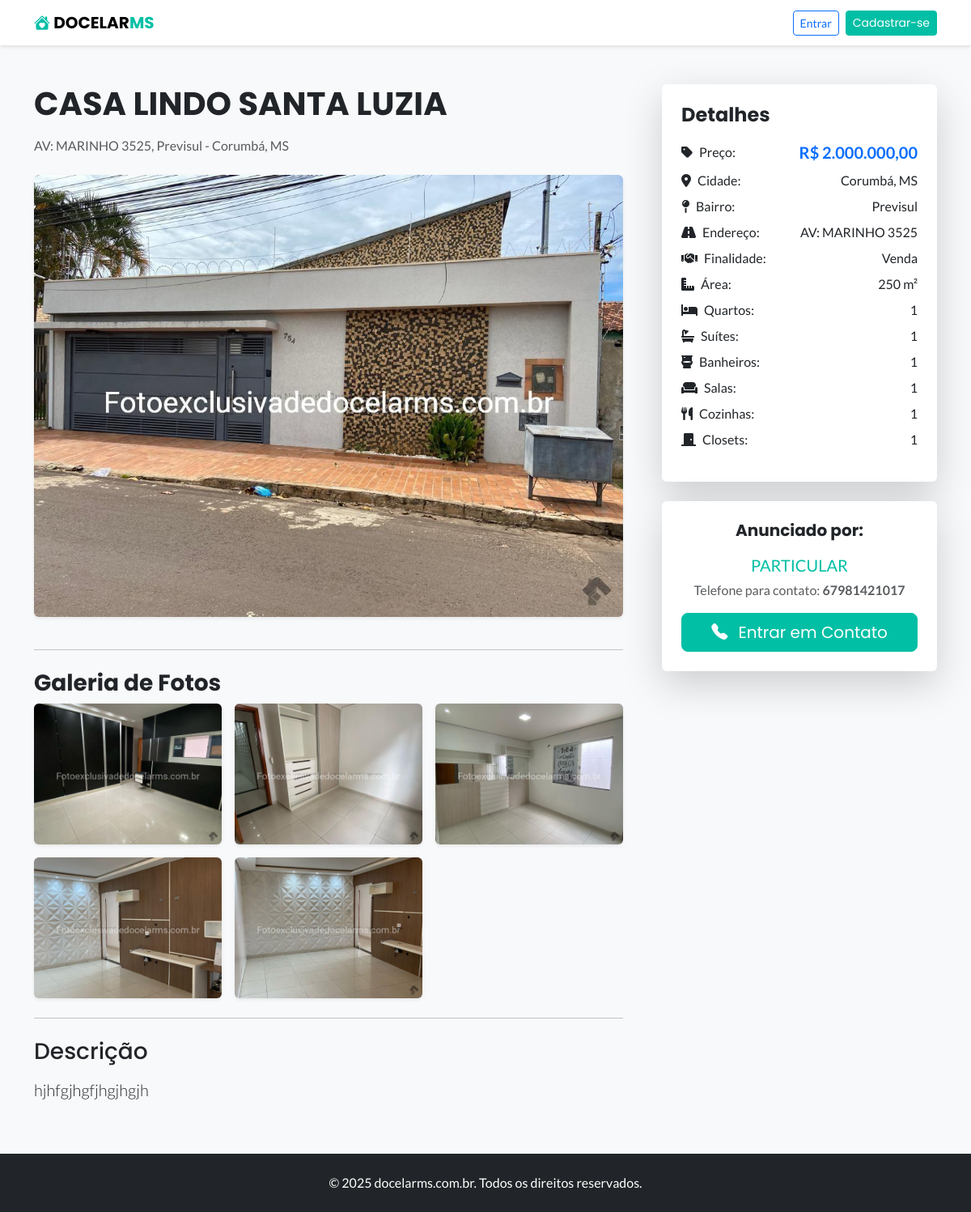
The page /imovel/4/ on the database its author committed.
### imoveis/models.py (models this page shows, shortened)
class Imovel(models.Model):
    class Finalidade(models.TextChoices):
        VENDA = 'VENDA', 'Venda'
        ALUGUEL = 'ALUGUEL', 'Aluguel'
    finalidade = models.CharField(
        max_length=10,
        choices=Finalidade.choices,
        default=Finalidade.VENDA,
        verbose_name="Finalidade (Venda/Aluguel)"
    )
    destaque = models.BooleanField(default=False, verbose_name="Destaque?")
    aprovado = models.BooleanField(default=False, verbose_name="Aprovado?")
    proprietario = models.ForeignKey(User, on_delete=models.CASCADE) # Geralmente não editado pelo usuário no form
    cidade = models.ForeignKey(Cidade, on_delete=models.SET_NULL, null=True, verbose_name="Cidade")
    bairro = models.ForeignKey(Bairro, on_delete=models.SET_NULL, null=True, verbose_name="Bairro")
    imobiliaria = models.ForeignKey(Imobiliaria, on_delete=models.SET_NULL, null=True, blank=True, verbose_name="Imobiliária/Anunciante")
    titulo = models.CharField(max_length=100, verbose_name="Título do Anúncio")
    descricao = models.TextField(verbose_name="Descrição Completa")
    endereco = models.CharField(max_length=255, help_text="Apenas Rua e Número", verbose_name="Endereço (Rua, Número)")
    preco = models.DecimalField(max_digits=12, decimal_places=2, help_text="Preço (R$) ou Aluguel Mensal", verbose_name="Preço (R$)-(somente nº)")
    telefone_contato = models.CharField(max_length=20, null=True, blank=True, verbose_name="Telefone para Contato Direto")
    quartos = models.PositiveIntegerField(verbose_name="Nº de Quartos")
    suites = models.PositiveIntegerField(default=0, verbose_name="Nº de Suítes")
    banheiros = models.PositiveIntegerField(verbose_name="Nº de Banheiros")
    salas = models.PositiveIntegerField(default=0, verbose_name="Nº de Salas")
    cozinhas = models.PositiveIntegerField(default=0, verbose_name="Nº de Cozinhas")
    closets = models.PositiveIntegerField(default=0, verbose_name="Nº de Closets")
    area = models.PositiveIntegerField(help_text="Em metros quadrados (m²)", verbose_name="Área (m²)")
    foto_principal = models.ImageField(upload_to='fotos_imoveis/', null=True, blank=True, verbose_name="Foto Principal")
    data_cadastro = models.DateTimeField(auto_now_add=True)

class Bairro(models.Model):
    cidade = models.ForeignKey(Cidade, on_delete=models.CASCADE, related_name="bairros")
    nome = models.CharField(max_length=150)
    class Meta:
        ordering = ['nome']
        unique_together = ('cidade', 'nome') # Evita bairros duplicados na mesma cidade

class Cidade(models.Model):
    nome = models.CharField(max_length=100)
    estado = models.CharField(max_length=2, help_text="Sigla do estado, ex: MS")
    class Meta:
        ordering = ['nome']
        verbose_name_plural = "Cidades" # Corrige o plural no admin

class Foto(models.Model):
    imovel = models.ForeignKey(Imovel, related_name='fotos', on_delete=models.CASCADE)
    imagem = models.ImageField(upload_to='fotos_galeria/')

class Imobiliaria(models.Model):
    nome = models.CharField(max_length=150)
    endereco = models.CharField(max_length=255, null=True, blank=True)
    cidade = models.ForeignKey(Cidade, on_delete=models.SET_NULL, null=True, blank=True)
    telefone = models.CharField(max_length=20, null=True, blank=True, verbose_name="Telefone Principal")
    telefone_secundario = models.CharField(max_length=20, null=True, blank=True, verbose_name="Telefone Secundário (ex: WhatsApp)")
    site = models.URLField(max_length=200, null=True, blank=True)
    rede_social = models.URLField(max_length=200, null=True, blank=True)
    class Meta: ordering = ['nome']

### imoveis/views.py (the view)
# urls.py: path('imovel/<int:id>/', views.detalhe_imovel, name='detalhe_imovel'),
def detalhe_imovel(request, id):
    imovel = get_object_or_404(Imovel, id=id, aprovado=True)
    contexto = { 'imovel': imovel }
    return render(request, 'imoveis/detalhe_imovel.html', contexto)

### imoveis/templates/imoveis/detalhe_imovel.html (shortened to what this page needs)
{% extends 'base.html' %}
{% load humanize %}  {% load static %}
{% block content %}
<div class="container my-5">
    <div class="row g-5">
        <div class="col-lg-8">
            <h1 class="fw-bold mb-3">{{ imovel.titulo }}</h1>
            <p class="text-muted mb-4">{{ imovel.endereco }}, {{ imovel.bairro.nome }} - {{ imovel.cidade.nome }}, {{ imovel.cidade.estado }}</p>
            {% if imovel.foto_principal %}
                <a href="{{ imovel.foto_principal.url }}" data-lightbox="galeria-imovel" data-title="{{ imovel.titulo }}">
                    <img src="{{ imovel.foto_principal.url }}" class="img-fluid rounded shadow-sm mb-4" alt="{{ imovel.titulo }}">
                </a>
            {% endif %}
            {% if imovel.fotos.all %}
                <hr>
                <h3 class="fw-bold mt-4">Galeria de Fotos</h3>
                <div class="row row-cols-1 row-cols-sm-2 row-cols-md-3 g-3 mb-4">
                    {% for foto in imovel.fotos.all %}
                        <div class="col">
                            <a href="{{ foto.imagem.url }}" data-lightbox="galeria-imovel" data-title="{{ imovel.titulo }}">
                                <img src="{{ foto.imagem.url }}" class="img-fluid rounded shadow-sm gallery-thumbnail" alt="Galeria Imagem {{ forloop.counter }}">
                            </a>
                        </div>
                    {% endfor %}
                </div>
            {% endif %}
            <hr>
            <h3 class="mt-4 mb-3">Descrição</h3>
            <p class="lead">{{ imovel.descricao|linebreaksbr }}</p>
        </div>
        <div class="col-lg-4">
            <div class="sticky-top" style="top: 100px;">
                <div class="card border-0 shadow-lg mb-4">
                    <div class="card-body p-4">
                        <h4 class="card-title fw-bold mb-3">Detalhes</h4>
                        <ul class="list-unstyled detail-list">
                            <li class="d-flex justify-content-between align-items-center mb-2">
                                <span><i class="fas fa-tag me-2"></i>Preço:</span>
                                <span class="fw-bold text-primary fs-5">R$ {{ imovel.preco|floatformat:2|intcomma }}</span>
                            </li>
                            <li class="d-flex justify-content-between align-items-center mb-2">
                                <span><i class="fas fa-map-marker-alt me-2"></i>Cidade:</span>
                                <span>{{ imovel.cidade.nome }}, {{ imovel.cidade.estado }}</span>
                            </li>
                            <li class="d-flex justify-content-between align-items-center mb-2">
                                <span><i class="fas fa-map-pin me-2"></i>Bairro:</span>
                                <span>{{ imovel.bairro.nome }}</span>
                            </li>
                            <li class="d-flex justify-content-between align-items-center mb-2">
                                <span><i class="fas fa-road me-2"></i>Endereço:</span>
                                <span>{{ imovel.endereco }}</span>
                            </li>
                            <li class="d-flex justify-content-between align-items-center mb-2">
                                <span><i class="fas fa-handshake me-2"></i>Finalidade:</span>
                                <span>{{ imovel.get_finalidade_display }}</span>
                            </li>
                            <li class="d-flex justify-content-between align-items-center mb-2">
                                <span><i class="fas fa-ruler-combined me-2"></i>Área:</span>
                                <span>{{ imovel.area|floatformat:0 }} m²</span>
                            </li>
                            <li class="d-flex justify-content-between align-items-center mb-2">
                                <span><i class="fas fa-bed me-2"></i>Quartos:</span>
                                <span>{{ imovel.quartos }}</span>
                            </li>
                            <li class="d-flex justify-content-between align-items-center mb-2">
                                <span><i class="fas fa-bath me-2"></i>Suítes:</span>
                                <span>{{ imovel.suites }}</span>
                            </li>
                            <li class="d-flex justify-content-between align-items-center mb-2">
                                <span><i class="fas fa-toilet me-2"></i>Banheiros:</span>
                                <span>{{ imovel.banheiros }}</span>
                            </li>
                            <li class="d-flex justify-content-between align-items-center mb-2">
                                <span><i class="fas fa-couch me-2"></i>Salas:</span>
                                <span>{{ imovel.salas }}</span>
                            </li>
                            <li class="d-flex justify-content-between align-items-center mb-2">
                                <span><i class="fas fa-utensils me-2"></i>Cozinhas:</span>
                                <span>{{ imovel.cozinhas }}</span>
                            </li>
                            <li class="d-flex justify-content-between align-items-center mb-2">
                                <span><i class="fas fa-door-closed me-2"></i>Closets:</span>
                                <span>{{ imovel.closets }}</span>
                            </li>
                        </ul>
                    </div>
                </div>
                <div class="card border-0 shadow-lg mb-4">
                    <div class="card-body p-4 text-center">
                        <h5 class="card-title fw-bold mb-3">Anunciado por:</h5>
                        {% if imovel.imobiliaria and imovel.imobiliaria.nome != 'Particular' %}
                            <p class="mb-1 fs-5" style="color: var(--cor-primaria);">{{ imovel.imobiliaria.nome }}</p>
                        {% else %}
                            <p class="mb-1 fs-5">PARTICULAR</p>
                        {% endif %}
                        {% if imovel.telefone_contato %}
                            <p class="mb-0 text-muted">Telefone para contato: <span class="fw-bold">{{ imovel.telefone_contato }}</span></p>
                        {% endif %}
                        {% if imovel.telefone_contato %}
                            <a href="tel:{{ imovel.telefone_contato }}" class="btn btn-primary btn-lg w-100 mt-3">
                                <i class="bi bi-telephone-fill me-2"></i> Entrar em Contato
                            </a>
                        {% endif %}
                    </div>
                </div>
            </div>
        </div>
    </div>
</div>
{% endblock %}

### imoveis/templates/base.html (shortened to what this page needs)
<!doctype html>
<html lang="pt-br">
<head>
    <link href="https://cdn.jsdelivr.net/npm/bootstrap@5.3.3/dist/css/bootstrap.min.css" rel="stylesheet">
    <link rel="stylesheet" href="https://cdn.jsdelivr.net/npm/bootstrap-icons@1.11.3/font/bootstrap-icons.min.css">
    <link rel="stylesheet" href="https://cdnjs.cloudflare.com/ajax/libs/font-awesome/6.0.0-beta3/css/all.min.css">
    <link href="https://cdnjs.cloudflare.com/ajax/libs/lightbox2/2.11.4/css/lightbox.min.css" rel="stylesheet" />
</head>
<body>
    <nav class="navbar navbar-expand-lg navbar-light bg-white sticky-top">
        <div class="container">
            <a class="navbar-brand fw-bold" href="/">
                <i class="bi bi-house-heart-fill" style="color: var(--cor-primaria);"></i>
                DOCELAR<span style="color: var(--cor-primaria);">MS</span>
            </a>
            <div class="ms-auto d-flex align-items-center">
                {% if user.is_authenticated %}
                    <div class="dropdown">
                        <button class="btn btn-outline-primary btn-sm dropdown-toggle" type="button" id="userMenu" data-bs-toggle="dropdown" aria-expanded="false">
                            Olá, {{ user.username }}
                        </button>
                        <ul class="dropdown-menu dropdown-menu-end" aria-labelledby="userMenu">
                            <li><a class="dropdown-item" href="{% url 'meus_imoveis' %}">Meus Imóveis</a></li>
                            <li><a class="dropdown-item" href="{% url 'perfil' %}">Meu Perfil</a></li>
                            <li><hr class="dropdown-divider"></li>
                            <li>
                                <form method="post" action="{% url 'logout' %}" class="d-inline">
                                    {% csrf_token %}
                                    <button type="submit" class="dropdown-item">Sair</button>
                                </form>
                            </li>
                        </ul>
                    </div>
                {% else %}
                    <a href="{% url 'login' %}" class="btn btn-outline-primary btn-sm me-2">Entrar</a>
                    <a href="{% url 'cadastro' %}" class="btn btn-primary btn-sm">Cadastrar-se</a>
                {% endif %}
            </div>
            </div>
    </nav>
    <main>
        {% block content %}
        {% endblock %}
    </main>
    <footer class="bg-dark text-white text-center py-4 mt-5">
        <div class="container">
            <p class="mb-0">&copy; 2025 docelarms.com.br. Todos os direitos reservados.</p>
        </div>
    </footer>
</body>
</html>

### imoveis/templates/base.html (style rules this page uses)
:root { --cor-primaria: #00bfa5; --cor-escura: #212529; --cor-clara: #f8f9fa; --cor-destaque: #dc3545; }
body { font-family: 'Lato', sans-serif; background-color: var(--cor-clara); }
h1, h2, h3, h4, h5, h6, .navbar-brand, .btn-primary { font-family: 'Poppins', sans-serif; }
.navbar { box-shadow: 0 2px 4px rgba(0,0,0,.1); }
.btn-primary { background-color: var(--cor-primaria); border-color: var(--cor-primaria); transition: all 0.3s ease; }

### rows shown on the page
Imovel: titulo "CASA LINDO SANTA LUZIA", endereco "AV: MARINHO 3525", bairro.nome "Previsul", cidade.nome "Corumbá", cidade.estado "MS", foto_principal (picture), descricao "hjhfgjhgfjhgjhgjh", preco "2.000.000,00", finalidade "Venda", area "250", quartos "1", suites "1", banheiros "1", salas "1", cozinhas "1", closets "1", imobiliaria.nome "PARTICULAR", telefone_contato "67981421017"
Foto: imagem (picture)
Foto: imagem (picture)
Foto: imagem (picture)
Foto: imagem (picture)
Foto: imagem (picture)
